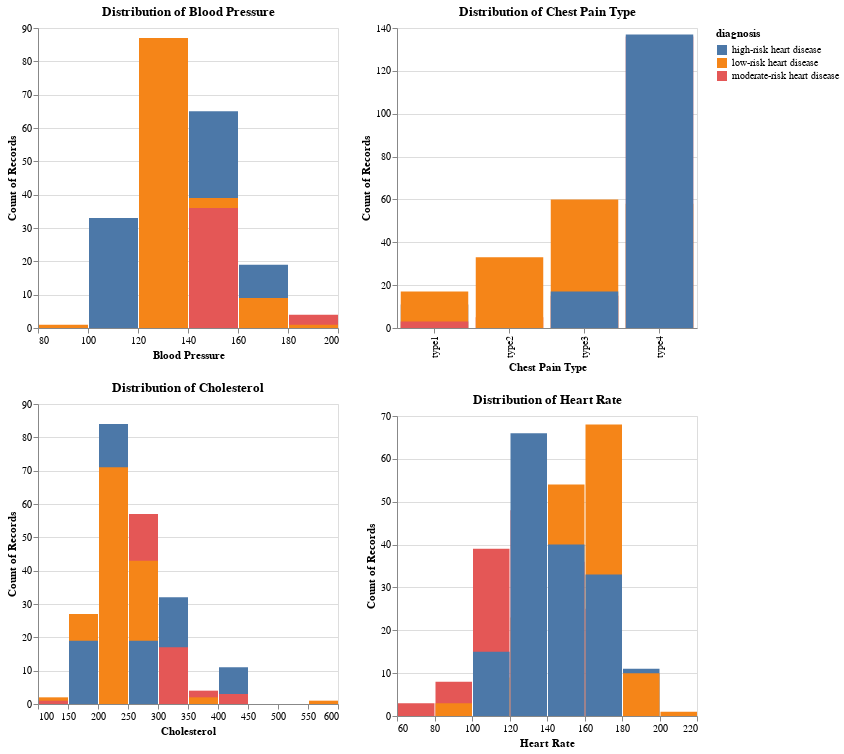

The code cell stored with this chart in its notebook:
### Markdown cell above
## Distribution of the Variables in Training Set

Here we visualize the distribution of the measurements for each variable on the training set along with the diagnosis associated with the measurements with histograms. The diagnosis is represented with distinct colors.

### Code cell
# distribution of blood pressure measurements
bp_hist = alt.Chart(heart_disease_train).mark_bar().encode(
    x=alt.X("resting_bp:Q", bin = True).title("Blood Pressure"),
    y=alt.Y("count()").stack(False),
    color="diagnosis:N"
).properties(
    title = "Distribution of Blood Pressure"
)

# distribution of cholesterol measurements
chol_hist = alt.Chart(heart_disease_train).mark_bar().encode(
    x=alt.X("cholesterol:Q", bin = True).title("Cholesterol"),
    y=alt.Y("count()").stack(False),
    color = "diagnosis:N"
).properties(
    title = "Distribution of Cholesterol"
)

# distribution of chest pain type measurements
cp_hist = alt.Chart(heart_disease_train).mark_bar().encode(
    x=alt.X("type_chestpain").title("Chest Pain Type"),
    y=alt.Y("count()").stack(False),
    color = "diagnosis:N"
).properties(
    width=300,
    height=300,
    title = "Distribution of Chest Pain Type"
)

# distribution of heart rate measurements
hr_hist = alt.Chart(heart_disease_train).mark_bar().encode(
    x=alt.X("max_heart_rate:Q", bin = True).title("Heart Rate"),
    y=alt.Y("count()").stack(False),
    color = "diagnosis:N"
).properties(
    title = "Distribution of Heart Rate"
)


combined_charts = bp_hist & chol_hist | cp_hist & hr_hist
combined_charts

### Figure 1 — Vega-Lite specification as saved in the notebook (floating-point values rounded to 4 significant figures; data arrays with more than 128 entries replaced by an {"elided": "..."} marker saying what was removed)
{"config": {"view": {"continuousWidth": 300, "continuousHeight": 300}}, "hconcat": [{"vconcat": [{"mark": {"type": "bar"}, "encoding": {"color": {"field": "diagnosis", "type": "nominal"}, "x": {"bin": true, "field": "resting_bp", "title": "Blood Pressure", "type": "quantitative"}, "y": {"aggregate": "count", "stack": false, "type": "quantitative"}}, "title": "Distribution of Blood Pressure"}, {"mark": {"type": "bar"}, "encoding": {"color": {"field": "diagnosis", "type": "nominal"}, "x": {"bin": true, "field": "cholesterol", "title": "Cholesterol", "type": "quantitative"}, "y": {"aggregate": "count", "stack": false, "type": "quantitative"}}, "title": "Distribution of Cholesterol"}]}, {"vconcat": [{"mark": {"type": "bar"}, "encoding": {"color": {"field": "diagnosis", "type": "nominal"}, "x": {"field": "type_chestpain", "title": "Chest Pain Type", "type": "nominal"}, "y": {"aggregate": "count", "stack": false, "type": "quantitative"}}, "height": 300, "title": "Distribution of Chest Pain Type", "width": 300}, {"mark": {"type": "bar"}, "encoding": {"color": {"field": "diagnosis", "type": "nominal"}, "x": {"bin": true, "field": "max_heart_rate", "title": "Heart Rate", "type": "quantitative"}, "y": {"aggregate": "count", "stack": false, "type": "quantitative"}}, "title": "Distribution of Heart Rate"}]}], "data": {"name": "data-55f281861f503482f69e9402d44b31bd"}, "$schema": "https://vega.github.io/schema/vega-lite/v5.16.3.json", "datasets": {"data-55f281861f503482f69e9402d44b31bd": {"elided": "492 records"}}}
